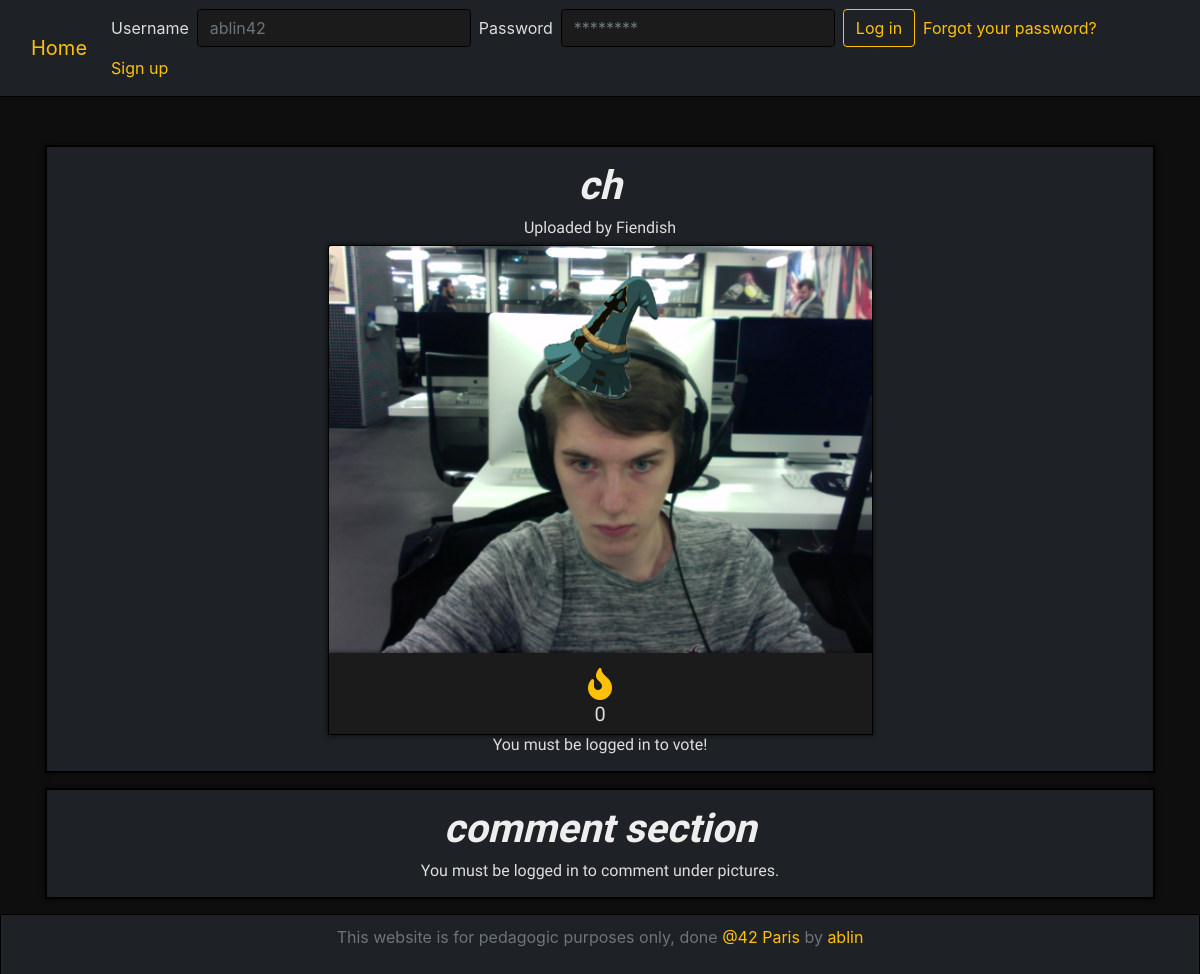
Before: /image.php?id=38 with the older database file.
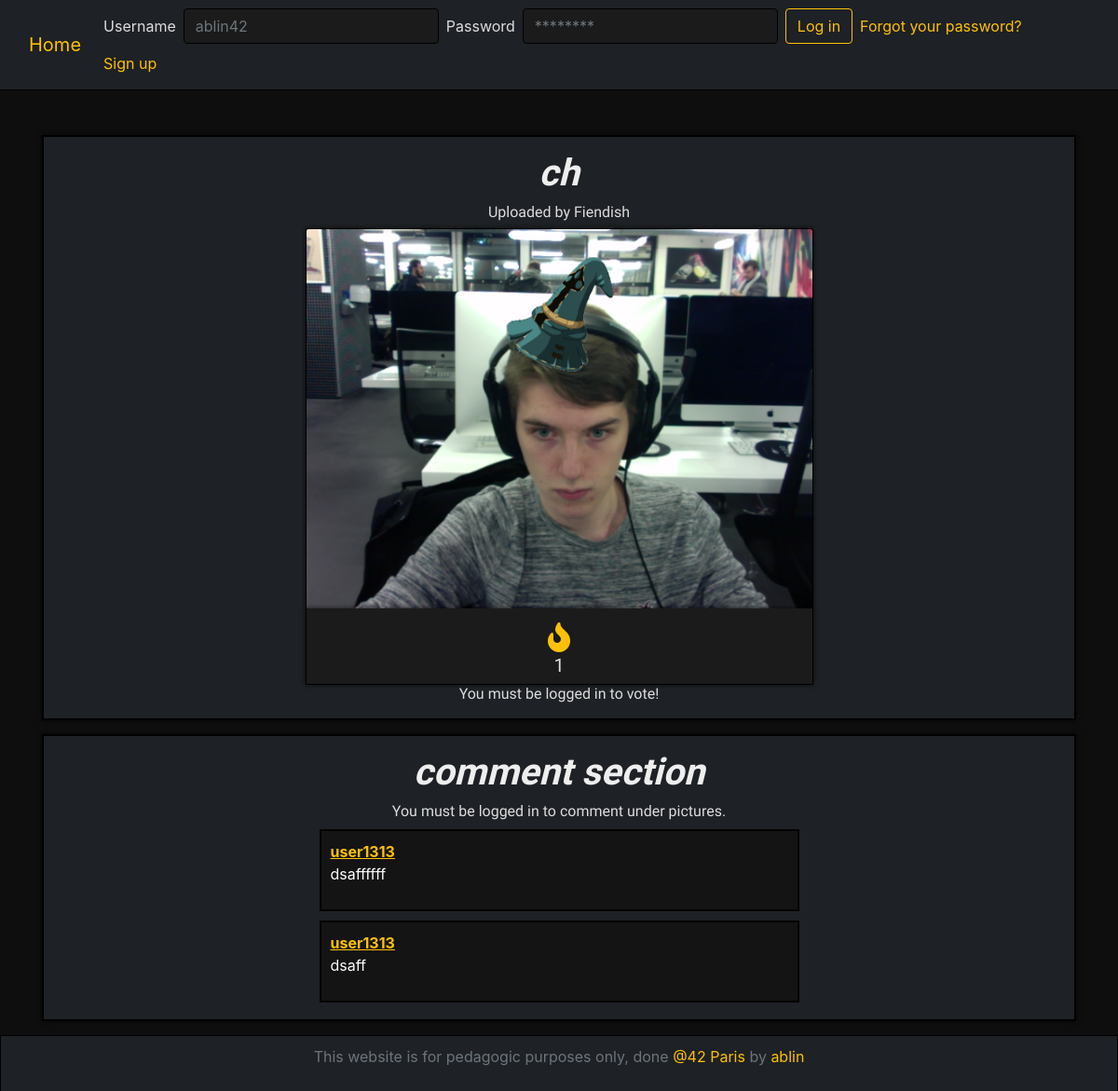
After: the same page with the newer database file.
### tables this page shows
CREATE TABLE `image` (
  `id` int(11) NOT NULL,
  `id_user` int(11) NOT NULL DEFAULT '0' COMMENT 'ID de l''user qui a upload l''image',
  `path` varchar(255) NOT NULL DEFAULT '/Camagru/images/',
  `name` varchar(64) DEFAULT NULL,
  `date` datetime NOT NULL,
  `nb_like` int(11) NOT NULL DEFAULT '0'
);

CREATE TABLE `user` (
  `id` int(11) NOT NULL,
  `username` varchar(30) NOT NULL,
  `password` varchar(255) NOT NULL,
  `email` varchar(255) NOT NULL,
  `password_token` varchar(128) DEFAULT NULL,
  `mail_token` varchar(128) DEFAULT NULL,
  `confirmed_token` datetime DEFAULT NULL,
  `mail_notify` tinyint(1) NOT NULL DEFAULT '1',
  `infinite_scroll` tinyint(1) NOT NULL DEFAULT '1'
);

CREATE TABLE `comment` (
  `id` int(11) NOT NULL,
  `id_img` int(11) NOT NULL COMMENT 'id of the img being commented',
  `id_user` int(11) NOT NULL COMMENT 'id of the user commenting',
  `content` varchar(255) NOT NULL,
  `date` datetime NOT NULL
);

### class/autoloader.php (called while the page is built, shortened)
<?php
class autoloader
{
    static function autoload($class_name)
    {
        if (strpos($class_name, __NAMESPACE__ . '\\') == 0)
        {
            $class_name = str_replace(__NAMESPACE__ . '\\', '', $class_name);
        }
    }
}

### class/database.php (called while the page is built, shortened)
<?php
class database
{
    private $db_user;
    private $db_pass;
    private $dsn;
    private $pdo;
    private static $_instance;
    public function __construct($db_name, $db_host = "localhost", $db_user = "root", $db_pass = "root42")
    {
        $this->db_user = $db_user;
        $this->db_pass = $db_pass;
        $this->dsn = "mysql:dbname={$db_name};host={$db_host}";
    }
    public static function getInstance($db_name)
    {
        if (is_null(self::$_instance))
            self::$_instance = new database($db_name);
        return self::$_instance;
    }
    private function getPDO()
    {
        if ($this->pdo === null)
        {
            $pdo = new PDO($this->dsn, $this->db_user, $this->db_pass);
            $pdo->setAttribute(PDO::ATTR_ERRMODE, PDO::ERRMODE_EXCEPTION);
            $this->pdo = $pdo;
        }
        return $this->pdo;
    }
    public function prepare($statement, $attributes, $one = false, $class_name = null)
    {
        $req = $this->getPDO()->prepare($statement);
        $req->execute($attributes);
        if (strpos($statement, "SELECT") !== false)
        {
            if ($class_name === null)
                $req->setFetchMode(PDO::FETCH_OBJ);
            else
                $req->setFetchMode(PDO::FETCH_CLASS, $class_name);
            if ($one)
                $data = $req->fetch();
            else
                $data = $req->fetchAll();
            return $data;
        }
    }
}

### image.php (the view, shortened to what this page needs)
<!DOCTYPE html>
<html lang="en">
<head>
    <link rel="stylesheet" href="style/bootstrap.css">
    <link rel="stylesheet" href="style/style.css">
    <link rel="stylesheet" href="https://use.fontawesome.com/releases/v5.5.0/css/all.css">
</head>
<body>
<?php
require_once("includes/header.php");
$db = database::getInstance('camagru');
$attributes['id'] = $_GET['id'];
$req = $db->prepare("SELECT * FROM `image` LEFT JOIN `user` ON image.id_user = user.id WHERE image.id = :id", $attributes);
?>
<div class="container mt-5 small-page-wrapper">
    <div class="wrapper col-12 p-2" style="text-align: center;">
        <?php
        foreach($req as $item)
        {
            echo "<h1>$item->name</h1>";
            echo "<h6>Uploaded by $item->username</h6>";
        }?>
        <div class="img-page-wrapper col-6 offset-3">
            <?php foreach($req as $item)
            {
                echo "<img alt=\"{$item->name}\" class=\"img-page col-12\" src=\"{$item->path}\">";
            }?>
        </div>
        <div class="polaroid col-6 offset-3">
            <i id="like-fire" class="fas fa-fire fa-2x like-count"></i>
            <h5 id="nb_like">
                <?php foreach($req as $item)
                    echo $item->nb_like;
                ?>
            </h5>
        </div>
        <?php if (!isset($_SESSION['id'])) {echo "<h6>You must be logged in to vote!</h6>";} ?>
    </div>
    <div class="wrapper col-12 p-2">
        <h1>comment section</h1>
        <div class="col-6 offset-3">
            <?php
                if (isset($_SESSION['logged']) && isset($_SESSION['username']))
                {
                    echo "<form onsubmit=\"return submitForm(this, 'post_comment');\" name=\"comment\" class=\"my-2 my-lg-0\" method=\"post\">";
                    echo $form->textarea('comment', 'comment', "form-control", "3", "50", "Your comment here... Be nice...", 255);
                    echo $form->hidden('id_img', $attributes['id'], 'id_img');
                    echo $form->submit('submit_comment', 'submit_comment', 'btn btn-outline-warning btn-sign-in', 'Send');
                    echo "</form>";
                }
                else
                    echo "<h6>You must be logged in to comment under pictures.</h6>";
            ?>
        </div>
        <div class="col-6 offset-3" id="comments">
            <?php require_once("utils/fetch_comments.php");?>
        </div>
    </div>
</div>
<?php require_once("includes/footer.php");?>
</body>
</html>

### utils/fetch_comments.php (shortened to what this page needs)
<?php
$db = database::getInstance('camagru');
$req = $db->prepare("SELECT comment.id AS id_com, content, username FROM `comment` LEFT JOIN `user` ON comment.id_user = user.id WHERE comment.id_img = :id ORDER BY `date` DESC", $attributes);
foreach($req as $item)
{
    echo "<div class=\"comment\" id=\"{$item->id_com}\">";
    echo "<b class='com-username'>{$item->username}</b>";
    echo "<p class='com-content'>{$item->content}</p>";
    echo "</div>";
}

Changed rows visible on the page:
changed image "ch": nb_like "0" → "1"
added comment: id_user.username "user1313", content "dsaffffff"
added comment: id_user.username "user1313", content "dsaff"
